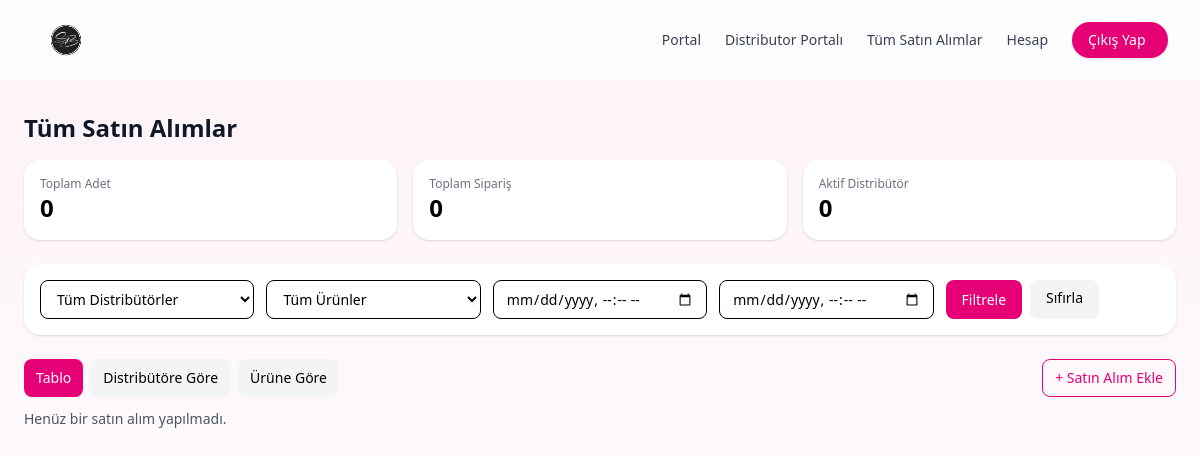
The app's page /admin/tum-satin-alimlar (signed in), older data.
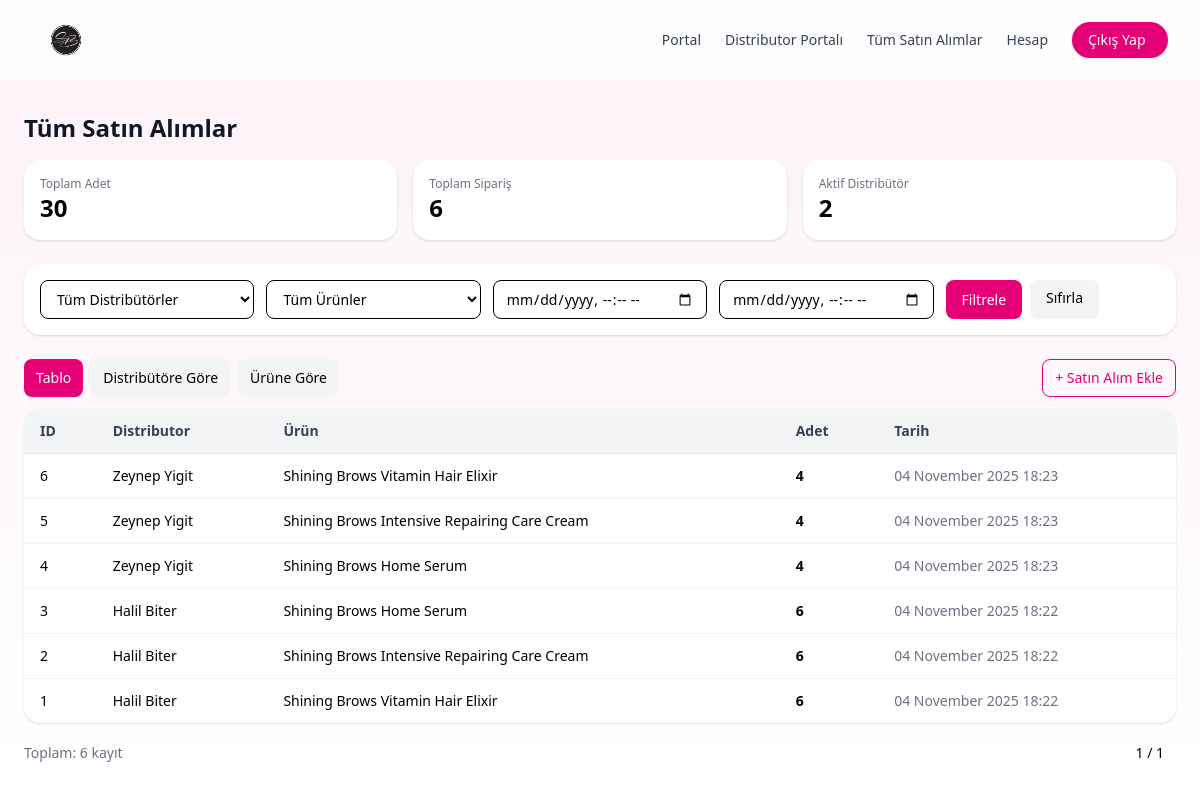
The same page, newer data.
### main.py (models this page shows)
class Purchase(db.Model):
    id: Mapped[int] = mapped_column(Integer, primary_key=True)
    distributor_id: Mapped[int] = mapped_column(ForeignKey("user.id"), nullable=False)
    product_id: Mapped[int] = mapped_column(ForeignKey("product.id"), nullable=False)
    quantity: Mapped[int] = mapped_column(Integer, nullable=False, default=0)
    created_at: Mapped[datetime] = mapped_column(DateTime, default=datetime.utcnow)
    distributor: Mapped["User"] = relationship("User", backref="purchases")
    product: Mapped["Product"] = relationship("Product")

class User(db.Model, UserMixin):
    id: Mapped[int] = mapped_column(Integer, primary_key=True)
    username: Mapped[str] = mapped_column(String(120), unique=True, nullable=False)
    password_hash: Mapped[str] = mapped_column(String(255), nullable=False)
    role: Mapped[str] = mapped_column(String(20), nullable=False, default="master")
    master_id: Mapped[int | None] = mapped_column(ForeignKey("masters.id"), nullable=True)
    master: Mapped["Masters"] = relationship("Masters", backref="users")
    created_at: Mapped[datetime] = mapped_column(DateTime, default=datetime.utcnow)

class Product(db.Model):
    id: Mapped[int] = mapped_column(Integer, primary_key=True)
    name: Mapped[str] = mapped_column(String(120), unique=True, nullable=False)

### main.py (the view)
@app.get("/admin/tum-satin-alimlar")
@admin_required
def all_purchases():
    q_distributor = request.args.get("distributor", "", type=str).strip()
    q_product     = request.args.get("product", "", type=str).strip()
    q_from        = request.args.get("from", "", type=str)
    q_to          = request.args.get("to", "", type=str)
    page          = max(request.args.get("page", 1, type=int), 1)
    per_page      = min(request.args.get("per_page", 25, type=int), 200)
    base = (
        db.select(
            Purchase.id,
            User.username.label('distributor_name'),
            Product.name.label('product_name'),
            Purchase.quantity,
            Purchase.created_at,
        )
        .join(User, Purchase.distributor_id == User.id)
        .join(Product, Purchase.product_id == Product.id)
    )
    if q_distributor:
        base = base.where(User.username.ilike(f"%{q_distributor}%"))
    if q_product:
        base = base.where(Product.name.ilike(f"%{q_product}%"))
    from_dt = to_dt = None
    try:
        if q_from:
            from_dt = datetime.fromisoformat(q_from)
            base = base.where(Purchase.created_at >= from_dt)
        if q_to:
            to_dt = datetime.fromisoformat(q_to)
            base = base.where(Purchase.created_at <= to_dt)
    except ValueError:
        pass  # ignore bad date formats gracefully
    base = base.order_by(desc(Purchase.created_at))
    total_count = db.session.execute(
        base.with_only_columns(func.count()).order_by(None)
    ).scalar_one()
    rows = db.session.execute(
        base.limit(per_page).offset((page-1)*per_page)
    ).all()
    by_distributor = db.session.execute(
        db.select(
            User.username.label("distributor_name"),
            func.sum(Purchase.quantity).label("total_qty")
        )
        .join(User, Purchase.distributor_id == User.id)
        .group_by(User.username)
        .order_by(desc(func.sum(Purchase.quantity)))
    ).all()
    by_product = db.session.execute(
        db.select(
            Product.name.label("product_name"),
            func.sum(Purchase.quantity).label("total_qty")
        )
        .join(Product, Purchase.product_id == Product.id)
        .group_by(Product.name)
        .order_by(desc(func.sum(Purchase.quantity)))
    ).all()
    kpi_total_units = db.session.execute(
        db.select(func.coalesce(func.sum(Purchase.quantity), 0))
    ).scalar_one()
    kpi_total_orders = db.session.execute(
        db.select(func.count(Purchase.id))
    ).scalar_one()
    kpi_distinct_distributors = db.session.execute(
        db.select(func.count(func.distinct(Purchase.distributor_id)))
    ).scalar_one()
    distributors = [r[0] for r in db.session.execute(
        db.select(User.username).distinct()
        .join(Purchase, Purchase.distributor_id == User.id)
        .order_by(User.username)
    ).all()]
    products = [r[0] for r in db.session.execute(
        db.select(Product.name).distinct()
        .join(Purchase, Purchase.product_id == Product.id)
        .order_by(Product.name)
    ).all()]
    return render_template(
        "admin_all_purchases.html",
        purchases=rows,
        total_count=total_count,
        page=page, per_page=per_page,
        by_distributor=by_distributor,
        by_product=by_product,
        kpi_total_units=kpi_total_units,
        kpi_total_orders=kpi_total_orders,
        kpi_distinct_distributors=kpi_distinct_distributors,
        q_distributor=q_distributor, q_product=q_product, q_from=q_from, q_to=q_to,
        distributors=distributors,
        products=products
    )

### main.py (called while the page is built)
@login_manager.user_loader
def load_user(user_id):
    try:
        return db.session.get(User, int(user_id))
    except (TypeError, ValueError):
        return None

def admin_required(view):
    @wraps(view)
    def wrapped(*args, **kwargs):
        if not current_user.is_authenticated or current_user.role != "admin":
            abort(403)
        return view(*args, **kwargs)
    return wrapped

### templates/admin_all_purchases.html (shortened to what this page needs)
{% include 'base.html' %}
{% include 'navbar.html' %}
<body class="bg-gray-50 min-h-screen">
  <div class="max-w-7xl mx-auto py-8 px-6">
    <h1 class="text-2xl font-bold mb-4 text-gray-900">Tüm Satın Alımlar</h1>
    <div class="grid grid-cols-1 sm:grid-cols-3 gap-4 mb-6">
      <div class="bg-white rounded-2xl shadow p-4">
        <div class="text-xs text-gray-500">Toplam Adet</div>
        <div class="text-2xl font-bold">{{ kpi_total_units }}</div>
      </div>
      <div class="bg-white rounded-2xl shadow p-4">
        <div class="text-xs text-gray-500">Toplam Sipariş</div>
        <div class="text-2xl font-bold">{{ kpi_total_orders }}</div>
      </div>
      <div class="bg-white rounded-2xl shadow p-4">
        <div class="text-xs text-gray-500">Aktif Distribütör</div>
        <div class="text-2xl font-bold">{{ kpi_distinct_distributors }}</div>
      </div>
    </div>
    <form class="bg-white rounded-2xl shadow p-4 mb-6 grid grid-cols-1 md:grid-cols-5 gap-3" method="get">
        <select name="distributor"
          class="border rounded-lg px-3 py-2 text-sm md:col-span-1">
    <option value="">Tüm Distribütörler</option>
  </select>
  <select name="product"
          class="border rounded-lg px-3 py-2 text-sm md:col-span-1">
    <option value="">Tüm Ürünler</option>
  </select>
             <input name="from" value="{{ q_from }}" type="datetime-local" class="border rounded-lg px-3 py-2 text-sm md:col-span-1">
      <input name="to"   value="{{ q_to }}"   type="datetime-local" class="border rounded-lg px-3 py-2 text-sm md:col-span-1">
      <div class="flex gap-2 md:col-span-1">
        <button class="px-4 py-2 bg-pink-600 text-white text-sm rounded-lg">Filtrele</button>
        <a href="{{ url_for('all_purchases') }}" class="px-4 py-2 bg-gray-100 text-sm rounded-lg">Sıfırla</a>
      </div>
    </form>
    <div class="mb-3 flex gap-2">
      <button data-tab="table" class="cursor-pointer tab-btn px-3 py-2 rounded-lg bg-pink-600 text-white text-sm">Tablo</button>
      <button data-tab="by-distributor" class="cursor-pointer tab-btn px-3 py-2 rounded-lg bg-gray-100 text-sm">Distribütöre Göre</button>
      <button data-tab="by-product" class="cursor-pointer tab-btn px-3 py-2 rounded-lg bg-gray-100 text-sm">Ürüne Göre</button>
      <a href="{{ url_for('purchase_form') }}"
         class="ml-auto px-3 py-2 rounded-lg border border-pink-600 text-sm hover:bg-pink-600 hover:text-white transition text-pink-600">+ Satın Alım Ekle</a>
    </div>
    <div id="tab-table" class="tab-panel">
      {% if purchases %}
      <div class="overflow-x-auto bg-white shadow rounded-2xl">
        <table class="min-w-full divide-y divide-gray-200 text-sm">
          <thead class="bg-gray-100">
            <tr>
              <th class="px-4 py-3 text-left font-semibold text-gray-700">ID</th>
              <th class="px-4 py-3 text-left font-semibold text-gray-700">Distributor</th>
              <th class="px-4 py-3 text-left font-semibold text-gray-700">Ürün</th>
              <th class="px-4 py-3 text-left font-semibold text-gray-700">Adet</th>
              <th class="px-4 py-3 text-left font-semibold text-gray-700">Tarih</th>
            </tr>
          </thead>
          <tbody class="divide-y divide-gray-100">
            {% for row in purchases %}
            <tr class="hover:bg-gray-50">
              <td class="px-4 py-3">{{ row.id }}</td>
              <td class="px-4 py-3">{{ row.distributor_name.title() }}</td>
              <td class="px-4 py-3">{{ row.product_name.title() }}</td>
              <td class="px-4 py-3 font-semibold">{{ row.quantity }}</td>
              <td class="px-4 py-3 text-gray-500">
                {{ row.created_at.strftime("%d %B %Y %H:%M") }}
              </td>
            </tr>
            {% endfor %}
          </tbody>
        </table>
      </div>
      {% set last_page = (total_count // per_page) + (1 if total_count % per_page else 0) %}
      <div class="flex items-center justify-between mt-4 text-sm">
        <div class="text-gray-500">Toplam: {{ total_count }} kayıt</div>
        <div class="flex gap-1">
          <span class="px-3 py-1">{{ page }} / {{ last_page if last_page else 1 }}</span>
        </div>
      </div>
      {% else %}
        <p class="text-gray-600 text-sm">Henüz bir satın alım yapılmadı.</p>
      {% endif %}
    </div>
  </div>
</body>

### templates/base.html (shortened to what this page needs)
<!DOCTYPE html>
<html lang="en">
<head>
    <script src="https://cdn.jsdelivr.net/npm/@tailwindcss/browser@4"></script>
    <link rel="stylesheet" href="https://unpkg.com/leaflet/dist/leaflet.css"/>
</head>
<body class="bg-gradient-to-b from-pink-50 to-white min-h-screen flex flex-col">
</body>
</html>

### templates/navbar.html
{% include 'base.html' %}
<header
  id="sb-navbar"
  class="sticky top-0 z-50 transition-all duration-300 bg-gray-50"
>
  <div
    class="mx-auto w-full bg-white/80 backdrop-blur supports-[backdrop-filter]:bg-white/60 transition-all duration-300"
  >
    <div
      class="max-w-7xl mx-auto px-4 sm:px-6 lg:px-8 flex items-center justify-between gap-4 h-20 transition-all duration-300"
    >
      <a href="{{ url_for('index') }}"
         class="inline-flex items-center justify-center transition-transform duration-300 hover:scale-105">
        <img
          src="{{ url_for('static', filename='assets/SERDAR AKOVA (1).png') }}"
          alt="Shining Brows"
          class="h-12 w-12 w-auto transition-all duration-300"
          id="sb-logo"
        />
      </a>
      <nav class="flex items-center gap-4 sm:gap-6 text-sm font-medium">
        <a href="{{ url_for('dashboard') }}"
           class="text-gray-700 hover:text-gray-900 transition-colors duration-200">Portal</a>
        {% if current_user.is_authenticated and (current_user.role == 'distributor' or current_user.role == 'admin') %}
        <a href="{{ url_for('distributor_home') }}"
           class="text-gray-700 hover:text-gray-900 transition-colors duration-200">Distributor Portalı</a>
        {% endif %}
         {% if current_user.is_authenticated and (current_user.role == 'admin') %}
        <a href="{{ url_for('all_purchases') }}"
           class="text-gray-700 hover:text-gray-900 transition-colors duration-200">Tüm Satın Alımlar</a>
        {% endif %}
       {% if current_user.role == 'master' or current_user.role == 'admin' or current_user.role == 'distributor' %}
        <a href="{{ url_for('account') }}"
           class="text-gray-700 hover:text-gray-900 transition-colors duration-200">Hesap</a>{%endif%}
        {% if current_user.is_authenticated %}
         <a href="{{ url_for('logout') }}"
              class="inline-flex items-center rounded-full bg-pink-600 text-white px-4 py-2
                      transition-all duration-200 hover:-translate-y-0.5 hover:bg-pink-400 shadow-sm w-24 text-center">
              Çıkış Yap
            </a>
        {% else %}
          <a href="{{ url_for('login') }}"
              class="inline-flex items-center rounded-full bg-pink-600 text-white px-4 py-2
                      transition-all duration-200 hover:-translate-y-0.5 hover:bg-pink-400 shadow-sm w-24">
              Giriş Yap
            </a>
        {% endif %}
      </nav>
    </div>
  </div>
</header>

Row changes from the older to the newer data that the page shows:
added Purchase: id "6", distributor_name "Zeynep Yigit", product_name "Shining Brows Vitamin Hair Elixir", quantity "4", created_at "04 November 2025 18:23"
added Purchase: id "5", distributor_name "Zeynep Yigit", product_name "Shining Brows Intensive Repairing Care Cream", quantity "4", created_at "04 November 2025 18:23"
added Purchase: id "4", distributor_name "Zeynep Yigit", product_name "Shining Brows Home Serum", quantity "4", created_at "04 November 2025 18:23"
added Purchase: id "3", distributor_name "Halil Biter", product_name "Shining Brows Home Serum", quantity "6", created_at "04 November 2025 18:22"
added Purchase: id "2", distributor_name "Halil Biter", product_name "Shining Brows Intensive Repairing Care Cream", quantity "6", created_at "04 November 2025 18:22"
added Purchase: id "1", distributor_name "Halil Biter", product_name "Shining Brows Vitamin Hair Elixir", quantity "6", created_at "04 November 2025 18:22"
Text that changed along with them:
{{ kpi_total_units }}: "0" → "30"
{{ kpi_total_orders }}: "0" → "6"
{{ kpi_distinct_distributors }}: "0" → "2"
{{ total_count }}: (not shown) → "6"
{{ page }}: (not shown) → "1"
{{ last_page if last_page else 1 }}: (not shown) → "1"
text no longer shown: "Henüz bir satın alım yapılmadı."
text now shown: "ID Distributor Ürün Adet Tarih Toplam: kayıt /"
